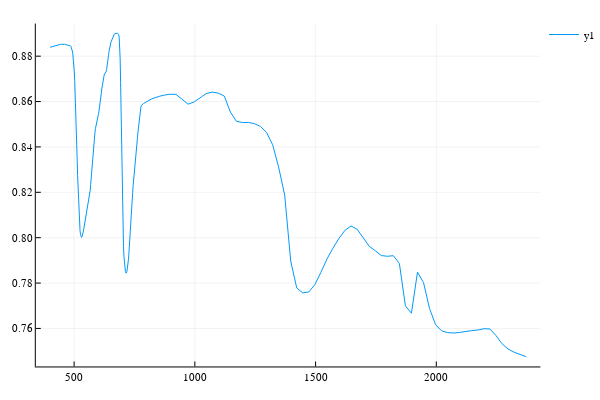

The code cell stored with this chart in its notebook:
### Code cell
plot(lam, r[:,2]./r[:,3])

### Figure 1 — Plotly figure (JSON) as saved in the notebook; plotly's stock layout.template omitted (floating-point values rounded to 4 significant figures; data arrays with more than 128 entries replaced by an {"elided": "..."} marker saying what was removed)
{"data": [{"colorbar": {"title": ""}, "hoverinfo": "text", "legendgroup": "y1", "line": {"color": "rgba(0, 154, 250, 1.000)", "dash": "solid", "shape": "linear", "width": 1}, "mode": "lines", "name": "y1", "showlegend": true, "text": {"elided": "287 null values"}, "type": "scatter", "x": {"elided": "287 float values"}, "xaxis": "x1", "y": {"elided": "287 float values"}, "yaxis": "y1", "zmax": 0.1, "zmin": -0.1}], "layout": {"annotations": [], "height": 400, "legend": {"bgcolor": "rgba(255, 255, 255, 1.000)", "bordercolor": "rgba(0, 0, 0, 1.000)", "font": {"color": "rgba(0, 0, 0, 1.000)", "family": "sans-serif", "size": 11}, "tracegroupgap": 0, "x": 1, "y": 1}, "margin": {"b": 20, "l": 0, "r": 0, "t": 20}, "paper_bgcolor": "rgba(255, 255, 255, 1.000)", "plot_bgcolor": "rgba(255, 255, 255, 1.000)", "showlegend": true, "width": 600, "xaxis": {"anchor": "y1", "domain": [0.06582, 0.9934], "gridcolor": "rgba(0, 0, 0, 0.100)", "gridwidth": 0.5, "linecolor": "rgba(0, 0, 0, 1.000)", "mirror": false, "range": [341.4, 2431.0], "showgrid": true, "showline": true, "showticklabels": true, "tickangle": 0, "tickcolor": "rgb(0, 0, 0)", "tickfont": {"color": "rgba(0, 0, 0, 1.000)", "family": "sans-serif", "size": 11}, "tickmode": "array", "ticks": "inside", "ticktext": ["500", "1000", "1500", "2000"], "tickvals": [500, 1000, 1500, 2000], "title": "", "titlefont": {"color": "rgba(0, 0, 0, 1.000)", "family": "sans-serif", "size": 15}, "type": "-", "visible": true, "zeroline": false, "zerolinecolor": "rgba(0, 0, 0, 1.000)"}, "yaxis": {"anchor": "x1", "domain": [0.03762, 0.9902], "gridcolor": "rgba(0, 0, 0, 0.100)", "gridwidth": 0.5, "linecolor": "rgba(0, 0, 0, 1.000)", "mirror": false, "range": [0.7432, 0.8944], "showgrid": true, "showline": true, "showticklabels": true, "tickangle": 0, "tickcolor": "rgb(0, 0, 0)", "tickfont": {"color": "rgba(0, 0, 0, 1.000)", "family": "sans-serif", "size": 11}, "tickmode": "array", "ticks": "inside", "ticktext": ["0.76", "0.78", "0.80", "0.82", "0.84", "0.86", "0.88"], "tickvals": [0.76, 0.78, 0.8, 0.82, 0.84, 0.86, 0.88], "title": "", "titlefont": {"color": "rgba(0, 0, 0, 1.000)", "family": "sans-serif", "size": 15}, "type": "-", "visible": true, "zeroline": false, "zerolinecolor": "rgba(0, 0, 0, 1.000)"}}}
